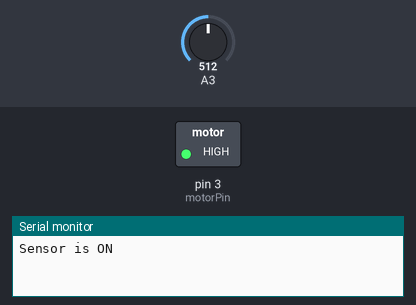
Simulated run of this sketch. Board: Arduino Uno, built with avr-gcc and run on an emulated ATmega328P. On the bench: switched loads named in the sketch (green lamp = pin HIGH), the last lines printed to the serial monitor. The test bench sets the inputs (shaded band); at power-on: A3 = 512.

Above: at 0.4 s.
At 4.6 s:
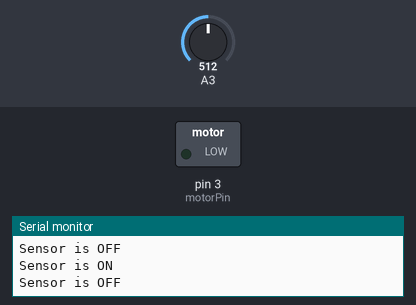
Timing chart, 0 to 6.4 s (numbered marks = the images above):
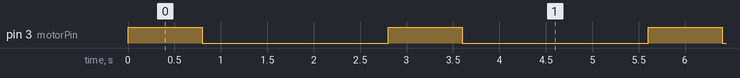

Measured:
- by itself, pin 3 (motorPin): alternates HIGH for 0.80 s and LOW for 2.0 s

The sketch:

vibration_motor-technepreneur.ino
```cpp
// (licence header left out)
#include<Wire.h>//I2C library

/* Declaration of pins*/
const int motorPin = 3; // pin that the digital vibration motor

void setup() {
 pinMode(motorPin, OUTPUT);
    Serial.begin(9600);
}
void loop() {
 // read the value from the sensor:
    int i = analogRead(motorPin);
     digitalWrite(motorPin, HIGH);
       Serial.println("Sensor is ON");
         delay(800);
     digitalWrite(motorPin, LOW);
           Serial.println("Sensor is OFF");
                  delay (2000);
}
```
